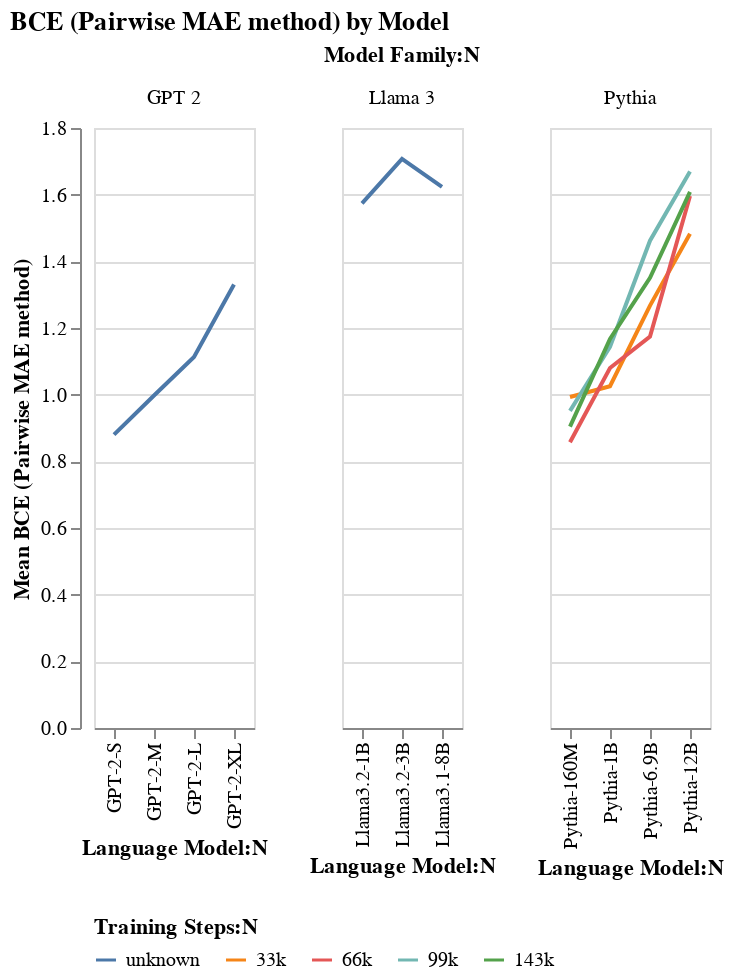

Notebook cell for this chart:
### Code cell
config = VisualisationConfig(
    plot_fn=alt.Chart.mark_line,
    fig_title="BCE (Pairwise MAE method) by Model",
    x_category="Language Model:N",
    y_category="mean(BCE (Pairwise MAE)):Q",
    color_category="Training Steps:N",
    facet_category="Model Family:N",
    tooltip_fields=[
        alt.Tooltip("Language Model:N", title="Model"),
        alt.Tooltip("Model Family:N", title="Family"),
        alt.Tooltip("mean(BCE (Pairwise MAE)):Q", title="Mean BCE", format=".3f"),
        alt.Tooltip("median():Q", title="Median", format=".3f"),
        alt.Tooltip("mean():Q", title="Mean", format=".3f"),
        alt.Tooltip("count():Q", title="Count", format="d"),
    ],
    titles={
        "mean(BCE (Pairwise MAE)):Q": "Mean BCE (Pairwise MAE method)",
        "model_name": "Language Model",
    },
    chart_properties={"resolve": {"scale": {"x": "independent"}}},
    legend_config={"columns": 5, "orient": "bottom"},
)

chart_mse = visualize(bce_mae_analyzer.df, config=config)

chart_mse.show()

### Figure 1 — Vega specification as saved in the notebook (floating-point values rounded to 4 significant figures)
{"$schema": "https://vega.github.io/schema/vega/v5.json", "data": [{"name": "source_0", "values": [{"Language Model": "GPT-2-S", "Training Steps": "unknown", "Model Family": "GPT 2", "mean_BCE (Pairwise MAE)": 0.88, "__count": 396}, {"Language Model": "GPT-2-M", "Training Steps": "unknown", "Model Family": "GPT 2", "mean_BCE (Pairwise MAE)": 0.9974, "__count": 396}, {"Language Model": "GPT-2-L", "Training Steps": "unknown", "Model Family": "GPT 2", "mean_BCE (Pairwise MAE)": 1.113, "__count": 396}, {"Language Model": "GPT-2-XL", "Training Steps": "unknown", "Model Family": "GPT 2", "mean_BCE (Pairwise MAE)": 1.33, "__count": 396}, {"Language Model": "Llama3.2-1B", "Training Steps": "unknown", "Model Family": "Llama 3", "mean_BCE (Pairwise MAE)": 1.574, "__count": 396}, {"Language Model": "Llama3.2-3B", "Training Steps": "unknown", "Model Family": "Llama 3", "mean_BCE (Pairwise MAE)": 1.707, "__count": 396}, {"Language Model": "Llama3.1-8B", "Training Steps": "unknown", "Model Family": "Llama 3", "mean_BCE (Pairwise MAE)": 1.623, "__count": 396}, {"Language Model": "Pythia-160M", "Training Steps": "33k", "Model Family": "Pythia", "mean_BCE (Pairwise MAE)": 0.9929, "__count": 396}, {"Language Model": "Pythia-160M", "Training Steps": "66k", "Model Family": "Pythia", "mean_BCE (Pairwise MAE)": 0.8575, "__count": 396}, {"Language Model": "Pythia-160M", "Training Steps": "99k", "Model Family": "Pythia", "mean_BCE (Pairwise MAE)": 0.9514, "__count": 396}, {"Language Model": "Pythia-160M", "Training Steps": "143k", "Model Family": "Pythia", "mean_BCE (Pairwise MAE)": 0.9043, "__count": 396}, {"Language Model": "Pythia-1B", "Training Steps": "33k", "Model Family": "Pythia", "mean_BCE (Pairwise MAE)": 1.025, "__count": 396}, {"Language Model": "Pythia-1B", "Training Steps": "66k", "Model Family": "Pythia", "mean_BCE (Pairwise MAE)": 1.08, "__count": 396}, {"Language Model": "Pythia-1B", "Training Steps": "99k", "Model Family": "Pythia", "mean_BCE (Pairwise MAE)": 1.144, "__count": 396}, {"Language Model": "Pythia-1B", "Training Steps": "143k", "Model Family": "Pythia", "mean_BCE (Pairwise MAE)": 1.167, "__count": 396}, {"Language Model": "Pythia-6.9B", "Training Steps": "33k", "Model Family": "Pythia", "mean_BCE (Pairwise MAE)": 1.267, "__count": 396}, {"Language Model": "Pythia-6.9B", "Training Steps": "66k", "Model Family": "Pythia", "mean_BCE (Pairwise MAE)": 1.175, "__count": 396}, {"Language Model": "Pythia-6.9B", "Training Steps": "99k", "Model Family": "Pythia", "mean_BCE (Pairwise MAE)": 1.462, "__count": 396}, {"Language Model": "Pythia-6.9B", "Training Steps": "143k", "Model Family": "Pythia", "mean_BCE (Pairwise MAE)": 1.351, "__count": 396}, {"Language Model": "Pythia-12B", "Training Steps": "33k", "Model Family": "Pythia", "mean_BCE (Pairwise MAE)": 1.483, "__count": 396}, {"Language Model": "Pythia-12B", "Training Steps": "66k", "Model Family": "Pythia", "mean_BCE (Pairwise MAE)": 1.596, "__count": 396}, {"Language Model": "Pythia-12B", "Training Steps": "99k", "Model Family": "Pythia", "mean_BCE (Pairwise MAE)": 1.669, "__count": 396}, {"Language Model": "Pythia-12B", "Training Steps": "143k", "Model Family": "Pythia", "mean_BCE (Pairwise MAE)": 1.608, "__count": 396}]}, {"name": "facet_domain"}, {"name": "facet_domain_row", "values": [{"data": 0.0}]}, {"name": "source_0_y_domain_mean_BCE (Pairwise MAE)", "values": [{"min": 0.8575, "max": 1.707}]}, {"name": "source_0_color_domain_Training Steps", "values": [{"Training Steps": "unknown"}, {"Training Steps": "33k"}, {"Training Steps": "66k"}, {"Training Steps": "99k"}, {"Training Steps": "143k"}]}], "signals": [{"name": "child_x_step", "value": 20}, {"name": "child_height", "value": 300}], "marks": [{"type": "group", "name": "facet-title", "title": {"text": "Model Family:N", "offset": 10, "style": "guide-title"}, "role": "column-title"}, {"type": "group", "name": "row_header", "from": {"data": "facet_domain_row"}, "encode": {"update": {"height": {"signal": "child_height"}}}, "axes": [{"scale": "y", "orient": "left", "title": "Mean BCE (Pairwise MAE method)", "labelOverlap": true, "zindex": 0, "tickCount": {"signal": "ceil(child_height/40)"}, "grid": false}], "role": "row-header"}, {"type": "group", "name": "cell", "from": {"facet": {"data": "source_0", "name": "facet", "groupby": ["Model Family"], "aggregate": {"fields": ["Language Model"], "ops": ["distinct"], "as": ["distinct_Language Model"]}}}, "sort": {"field": ["datum[\"Model Family\"]"], "order": ["ascending"]}, "encode": {"update": {"height": {"signal": "child_height"}, "width": {"signal": "bandspace(datum[\"distinct_Language Model\"], 1, 0.5) * child_x_step"}}}, "data": [{"name": "facet_child_x_domain_Language Model_2", "source": "facet", "transform": [{"type": "aggregate", "groupby": ["Language Model"], "fields": [], "ops": [], "as": []}, {"type": "formula", "expr": "datum['Language Model']", "as": "sort_field"}, {"type": "project", "fields": ["Language Model"]}]}], "marks": [{"type": "group", "name": "child_pathgroup", "from": {"facet": {"data": "facet", "name": "faceted_path_child_main", "groupby": ["Training Steps"]}}, "encode": {"update": {"height": {"field": {"signal": null, "datum": null, "group": "height", "parent": null}}, "width": {"field": {"signal": null, "datum": null, "group": "width", "parent": null}}}}, "marks": [{"type": "line", "name": "child_marks", "from": {"data": "faceted_path_child_main"}, "sort": {"field": "x"}, "encode": {"update": {"y": {"field": "mean_BCE (Pairwise MAE)", "scale": "y"}, "x": {"field": "Language Model", "scale": "child_x"}, "tooltip": {"signal": "{\"Model\": isValid(datum[\"Language Model\"]) ? datum[\"Language Model\"] : \"\"+datum[\"Language Model\"], \"Family\": isValid(datum[\"Model Family\"]) ? datum[\"Model Family\"] : \"\"+datum[\"Model Family\"], \"Mean BCE\": format(datum[\"mean_BCE (Pairwise MAE)\"], \".3f\"), \"Count\": format(datum[\"__count\"], \"d\")}"}, "stroke": {"field": "Training Steps", "scale": "color"}, "defined": {"signal": "isValid(datum[\"mean_BCE (Pairwise MAE)\"]) && isFinite(+datum[\"mean_BCE (Pairwise MAE)\"])"}}}, "style": ["line"]}]}], "scales": [{"name": "child_x", "type": "point", "domain": {"data": "facet_child_x_domain_Language Model_2", "field": "Language Model"}, "range": {"step": {"signal": "child_x_step"}}, "padding": 0.5}], "axes": [{"scale": "y", "tickCount": {"signal": "ceil(child_height/40)"}, "ticks": false, "gridScale": "child_x", "grid": true, "labels": false, "zindex": 0, "domain": false, "maxExtent": 0, "minExtent": 0, "aria": false, "orient": "left"}, {"scale": "child_x", "labelAlign": "right", "labelBaseline": "middle", "zindex": 0, "labelAngle": 270, "grid": false, "title": "Language Model:N", "orient": "bottom"}], "title": {"text": {"signal": "isValid(parent[\"Model Family\"]) ? parent[\"Model Family\"] : \"\"+parent[\"Model Family\"]"}, "style": "guide-label", "frame": "group", "offset": 10}, "style": "cell"}], "scales": [{"name": "y", "type": "linear", "domain": [{"signal": "(data(\"source_0_y_domain_mean_BCE (Pairwise MAE)\")[0] || {}).min"}, {"signal": "(data(\"source_0_y_domain_mean_BCE (Pairwise MAE)\")[0] || {}).max"}], "range": [{"signal": "child_height"}, 0], "nice": true, "zero": true}, {"name": "color", "type": "ordinal", "domain": {"data": "source_0_color_domain_Training Steps", "field": "Training Steps"}, "range": "category"}], "title": {"text": "BCE (Pairwise MAE method) by Model", "anchor": "start"}, "background": "white", "layout": {"padding": 20, "bounds": "full", "align": "none", "columns": 3}, "padding": 5, "legends": [{"columns": 5, "orient": "bottom", "title": "Training Steps:N", "stroke": "color", "direction": "horizontal", "symbolType": "stroke"}]}
